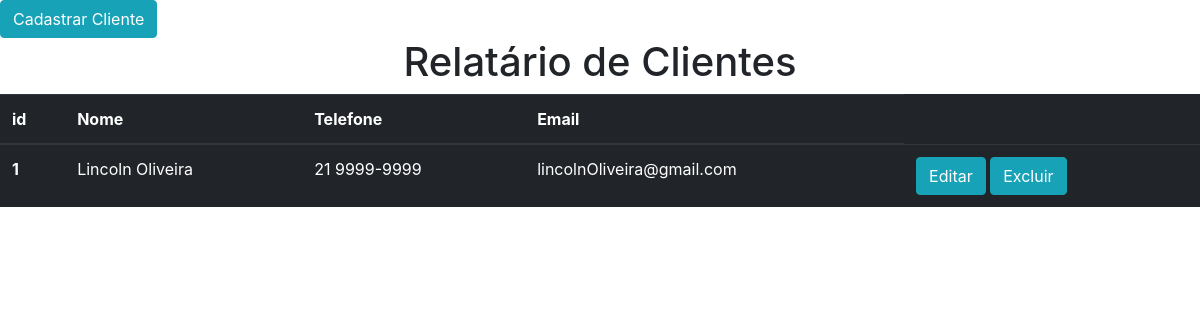
Page /cliente/ on the earlier database version.
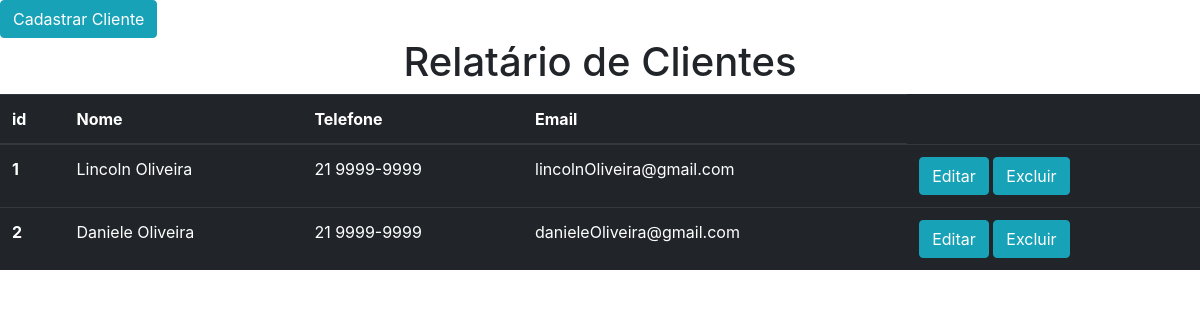
Same page on the later database version.
### cliente/models.py (models this page shows, shortened)
class Cliente(models.Model):
    nome = models.CharField(max_length=60)
    telefone = models.CharField(max_length=15)
    email = models.CharField(max_length=60)
    senha = models.CharField(max_length=100)

### cliente/views.py (the view)
# urls.py: path('', fcliente),
def fcliente(request):
    clientes = Cliente.objects.all()
    return render(request, "rel_cliente.html", {"clientes": clientes})

### cliente/templates/rel_cliente.html (shortened to what this page needs)
<!DOCTYPE html>
<html lang="pt-br">
  <head>
    <link rel="stylesheet" href="https://stackpath.bootstrapcdn.com/bootstrap/4.1.3/css/bootstrap.min.css">
  </head>
  <body>
  <a href="{% url 'fcadcliente' %}"><button type="button" class="btn btn-info"> Cadastrar Cliente</button></a>
    <h1 class="text-center">Relatário de Clientes</h1>
    <table class="table table-dark">
  <thead>
    <tr>
      <th scope="col">id</th>
      <th scope="col">Nome</th>
      <th scope="col">Telefone</th>
      <th scope="col">Email</th>
    </tr>
  </thead>
  <tbody>
  {% for cliente in clientes%}
    <tr>
      <th>{{cliente.id}}</th>
      <td>{{cliente.nome}}</td>
      <td>{{cliente.telefone}}</td>
      <td>{{cliente.email}}</td>
      <td>
        <a href="{% url 'exibir_cliente' cliente.id %}"><button type="button" class="btn btn-info">Editar</button></a>
        <a href="{% url 'excluir_cliente' cliente.id %}"><button type="button" class="btn btn-info">Excluir</button></a>
      </td>
    </tr>
  {% endfor %}
  </tbody>
</table>
  </body>
</html>

Differences in the rows shown:
added Cliente: id "2", nome "Daniele Oliveira", telefone "21 9999-9999", email "danieleOliveira@gmail.com"
